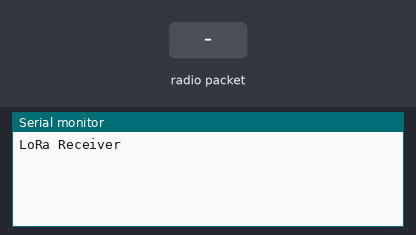
Simulated run of this sketch. Board: Arduino Uno, built with avr-gcc and run on an emulated ATmega328P. Parts: the last lines printed to the serial monitor. The test bench sets the inputs (shaded band). No radio packets arrive unless stated.

Above: at 1.2 s.
1.3 s: radio packet "1" arrives
At 2.1 s:
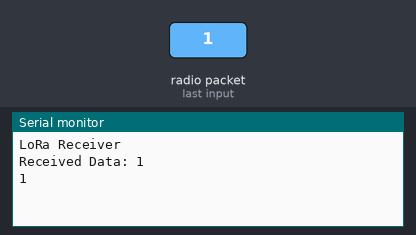
2.8 s: radio packet "0" arrives
At 3.2 s:
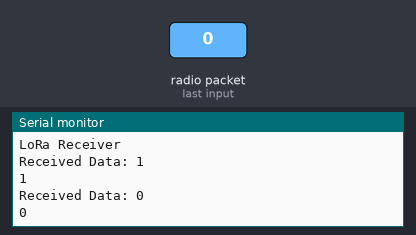
4.3 s: radio packet "2" arrives
At 5.5 s:
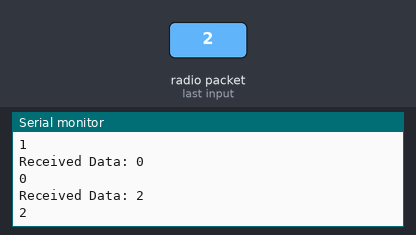

The sketch:

Receiver_Code.ino
```cpp
#include <SPI.h>
#include <LoRa.h>

void setup() {
    Serial.begin(9600);

    while (!Serial);

    Serial.println("LoRa Receiver");

    if (!LoRa.begin(915E6)) {
        Serial.println("LoRa init failed!");
        while (1);
    }
}

void loop() {
    int packetSize = LoRa.parsePacket();
    if (packetSize) {
        Serial.print("Received Data: ");

        String receivedData = "";
        while (LoRa.available()) {
            char incoming = (char)LoRa.read();
            Serial.print(incoming);
            receivedData += incoming;
        }
        Serial.println();
        Serial.println(receivedData);
    }
}
```

Measured:
- after the input at 1.3 s, the serial monitor: prints a new line at once (image 1)
- after the input at 2.8 s, the serial monitor: prints a new line at once (image 2)
- after the input at 4.3 s, the serial monitor: prints a new line at once (image 3)
